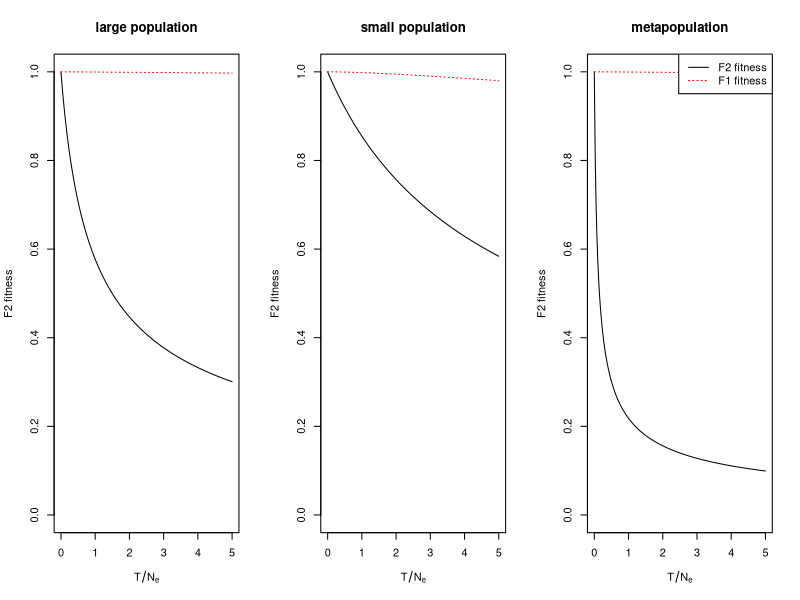
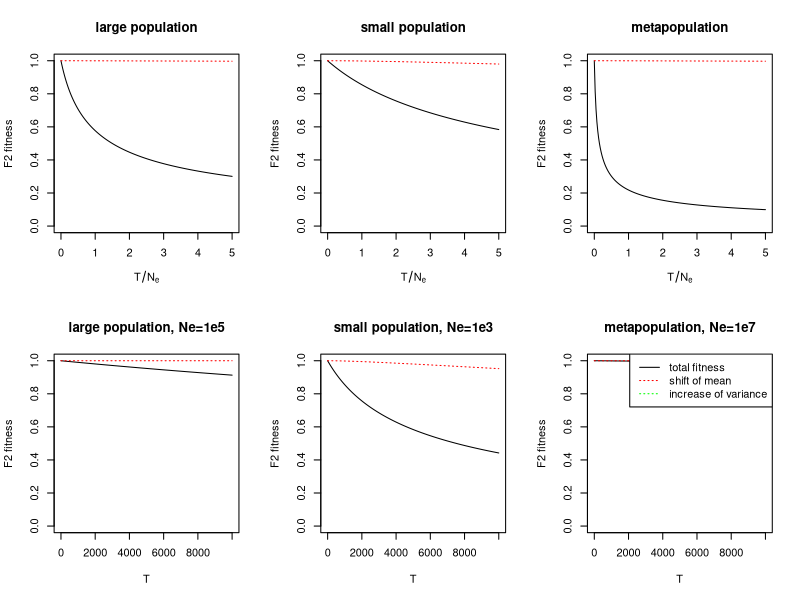

R code for these plots, in order:

f <- function (t, a, b, c_mu=1/20) {
    # a = sigma_N^2 / gamma^2
    # b = sigma_S^2 / gamma^2
    # omega = 1
    f1(t, a, b, c_mu) * f2(t, a, b, c_mu)
}

f2 <- function (t, a, b, c_mu=1/20) {
    1/sqrt(1 + 4 * a * t / (1+b))
}

f1 <- function (t, a, b, c_mu=1/20) {
    exp(-(c_mu * t)^2 / (1 + b + 4 * b * t))
}

plotf <- function (main, Ne=1.0, tmax=5,
        ...) {
    tt <- seq(0, tmax/Ne, length.out=200)
    plot(tt*Ne, f(tt, ...), type='l', ylim=c(0,1), main=main,
            xlab=if (Ne==1) { expression(T/N[e])} else { expression(T) }, 
            ylab="F2 fitness")
    lines(tt*Ne, f1(tt, ...), col='red', lty=3)
    # lines(tt*Ne, f2(tt, ...), col='green', lty=3)
}

pdf(file="speciation_rates.pdf", width=7, height=3, pointsize=10)

layout(t(1:3))
plotf(a=1, b=1, main="large population")
plotf(a=.1, b=.1, main="small population")
plotf(a=10, b=1, main="metapopulation")

legend("topright", lty=c(1,3), col=c('black', 'red', 'green'), bg='white',
        legend=c("F2 fitness", "F1 fitness"))

# legend("topright", lty=c(1,3,3), col=c('black', 'red', 'green'),
#         legend=c("total fitness", "shift of mean", "increase of variance"))

dev.off()



pdf(file="speciation_rates_2.pdf", width=7, height=6, pointsize=10)

layout(matrix(1:6, nrow=2))
plotf(a=1, b=1, main="large population")
plotf(a=1, b=1, main="large population, Ne=1e5", Ne=1e5, tmax=1e4)

plotf(a=.1, b=.1, main="small population")
plotf(a=.1, b=.1, main="small population, Ne=1e3", Ne=1e3, tmax=1e4)

plotf(a=10, b=1, main="metapopulation")
plotf(a=10, b=1, main="metapopulation, Ne=1e7", Ne=1e7, tmax=1e4)

legend("topright", lty=c(1,3,3), col=c('black', 'red', 'green'),
        legend=c("total fitness", "shift of mean", "increase of variance"))

dev.off()
